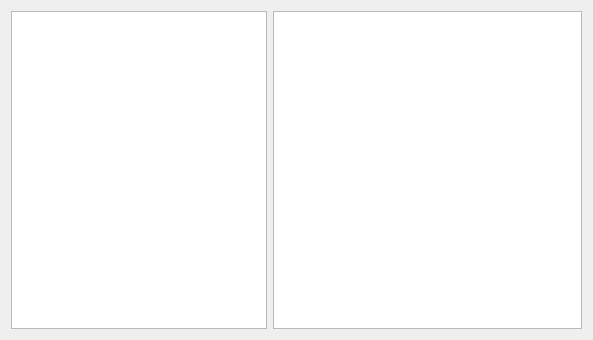
<?xml version="1.0" encoding="UTF-8"?>
<ui version="4.0">
 <class>PinOuts</class>
 <widget class="QWidget" name="PinOuts">
  <property name="geometry">
   <rect>
    <x>0</x>
    <y>0</y>
    <width>593</width>
    <height>340</height>
   </rect>
  </property>
  <property name="windowTitle">
   <string>Form</string>
  </property>
  <layout class="QHBoxLayout" name="horizontalLayout">
   <item>
    <widget class="QTreeView" name="treeView">
     <property name="sizePolicy">
      <sizepolicy hsizetype="Fixed" vsizetype="Expanding">
       <horstretch>0</horstretch>
       <verstretch>0</verstretch>
      </sizepolicy>
     </property>
    </widget>
   </item>
   <item>
    <widget class="CustomView" name="graphicsView"/>
   </item>
  </layout>
 </widget>
 <customwidgets>
  <customwidget>
   <class>CustomView</class>
   <extends>QGraphicsView</extends>
   <header>classes/ui/customview.h</header>
  </customwidget>
 </customwidgets>
 <resources/>
 <connections/>
</ui>
